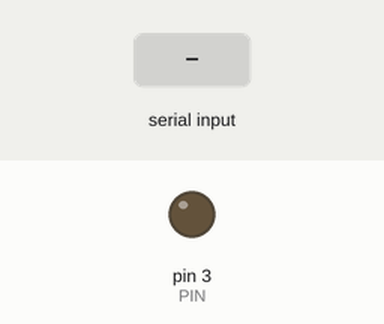
This sketch was run on a simulated Arduino Uno, built with avr-gcc and run on an emulated ATmega328P. On the bench: output pins drawn as LEDs (lit = HIGH). The inputs (shaded band) are chosen by the test bench.

Above: at 1.2 s.
1.3 s: "a" received over Serial
At 1.65 s:
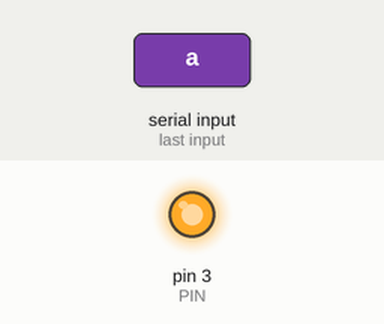
Timing chart, 0 to 4.3 s (numbered marks = the images above; inputs shaded):
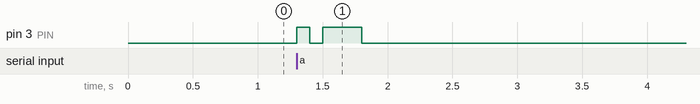

The sketch:

morse_parser_sample.ino
```cpp
/*
 SAMPLE CODE FOR REFERENCE
 String to Morse code (International, ITU)

 Durations:
 1. short signal (dot) (-): 1 interval
 2. long signal (dash) (---): 3 intervals
 3. intra-character gap (between signals within a character): 1 interval
 4. gap between letters: 3 intervals
 5. gap between words: 7 intervals
 */

const int INTERVAL = 100;
const int PIN = 3;

boolean spaceFlag;


void setup()
{
  pinMode( PIN, OUTPUT );

  Serial.begin( 9600 );  // initialize serial

  spaceFlag = true;
}

void loop()
{
}

void serialEvent()
{
  while ( Serial.available() )
  {
    char inChar = (char)Serial.read();  // get the new byte

    long pattern = convertToPattern( inChar );

    if ( pattern > 0 )
    {
      transmit( pattern );
      spaceFlag = false;
    }
    else if ( inChar == ' ' && !spaceFlag )  // if it's a first space after a word, add 4 more intervals (to the 3 we already have after each letter) to the gap, so that the pause between the words is 7 intervals
    {
      digitalWrite( PIN, LOW );
      delay( INTERVAL * 4 );
      spaceFlag = true;
    }
  }
}


long convertToPattern( char inChar )  // returns a binary-encoded Morse pattern representing a single letter. Starting with the least significant (rightmost) bit, short signal (dot) is represented by one bit set to 1, long signal (dash) is represented by 3 consecutive bits set to 1, intra-character gap is one 0-bit.
{
  long pattern;

  switch ( tolower(inChar) ) {
  case 'a':
    pattern = 0x1D;  // B1 1101 (- ---)
    break;
  case 'b':
    pattern = 0x157;  // B1 0101 0111 (---- - - -)
    break;
  case 'c':
    pattern = 0x5D7;  // B101 1101 0111 (--- - --- -)
    break;
  case 'd':
    pattern = 0x57;  // B101 0111 (--- - -)
    break;
  case 'e':
    pattern = 0x1;  // B1 (-)
    break;
  case 'f':
    pattern = 0x175;  // B1 0111 0101 (- - --- -)
    break;
  case 'g':
    pattern = 0x177;  // B1 0111 0111 (--- --- -)
    break;
  case 'h':
    pattern = 0x55;  // B101 0101 (- - - -)
    break;
  case 'i':
    pattern = 0x5;  // B101 (- -)
    break;
  case 'j':
    pattern = 0x1DDD;  // B1 1101 1101 1101 (- --- --- ---)
    break;
  case 'k':
    pattern = 0x1D7;  // B1 1101 0111 (--- - ---)
    break;
  case 'l':
    pattern = 0x15D;  // B1 0101 1101 (- --- - -)
    break;
  case 'm':
    pattern = 0x77;  // B111 0111 (--- ---)
    break;
  case 'n':
    pattern = 0x17;  // B1 0111 (--- -)
    break;
  case 'o':
    pattern = 0x777;  // B111 0111 0111 (--- --- ---)
    break;
  case 'p':
    pattern = 0x5DD;  // B101 1101 1101 (- --- --- -)
    break;
  case 'q':
    pattern = 0x1D77;  // B1 1101 0111 0111 (--- --- - ---)
    break;
  case 'r':
    pattern = 0x5D;  // B101 1101 (- --- -)
    break;
  case 's':
    pattern = 0x15;  // B1 0101 (- - -)
    break;
  case 't':
    pattern = 0x7;  // B111 (---)
    break;
  case 'u':
    pattern = 0x75;  // B111 0101 (- - ---)
    break;
  case 'v':
    pattern = 0x1D5;  // B1 1101 0101 (- - - ---)
    break;
  case 'w':
    pattern = 0x1DD;  // B1 1101 1101 (- --- ---)
    break;
  case 'x':
    pattern = 0x757;  // B111 0101 0111 (--- - - ---)
    break;
  case 'y':
    pattern = 0x1DD7;  // B1 1101 1101 0111 (--- - --- ---)
    break;
  case 'z':
    pattern = 0x577;  // B101 0111 0111 (--- --- - -)
    break;
  case '1':
    pattern = 0x1DDDD;  // B1 1101 1101 1101 1101 (- --- --- --- ---)
    break;
  case '2':
    pattern = 0x7775;  // B111 0111 0111 0101 (- - --- --- ---)
    break;
  case '3':
    pattern = 0x1DD5;  // B1 1101 1101 0101 (- - - --- ---)
    break;
  case '4':
    pattern = 0x755;  // B111 0101 0101 (- - - - ---)
    break;
  case '5':
    pattern = 0x155;  // B1 0101 0101 (- - - - -)
    break;
  case '6':
    pattern = 0x557;  // B101 0101 0111 (--- - - - -)
    break;
  case '7':
    pattern = 0x1577;  // B1 0101 0111 0111 (--- --- - - -)
    break;
  case '8':
    pattern = 0x5777;  // B101 0111 0111 0111 (--- --- --- - -)
    break;
  case '9':
    pattern = 0x17777;  // B1 0111 0111 0111 0111 (--- --- --- --- -)
    break;
  case '0':
    pattern = 0x77777;  // B111 0111 0111 0111 0111 (--- --- --- --- ---)
    break;
  default:
    pattern = 0;
  }

  return pattern;
}

void transmit( long pattern )  // sends signals to the PIN
{
  int gap = 0;

  for ( long i = 1; i < pow( 2, 31 ) && gap < 3; i *= 2 )  // loop through each bit of a pattern, starting from the least significant (rightmost), until 3 consecutive gaps (0s) are encountered (but no more than 31, because of sizeof(long) constraint)
  {
    if ( pattern & i )  // if current bit is set
    {
      digitalWrite( PIN, HIGH );
      gap = 0;
    }
    else
    {
      digitalWrite( PIN, LOW );
      gap++;
    }

    delay( INTERVAL );
  }
}
```

Measured:
- after the input at 1.3 s, pin 3 (PIN): LOW → HIGH at once, → LOW 0.10 s later, → HIGH 0.10 s later, → LOW 0.30 s later
